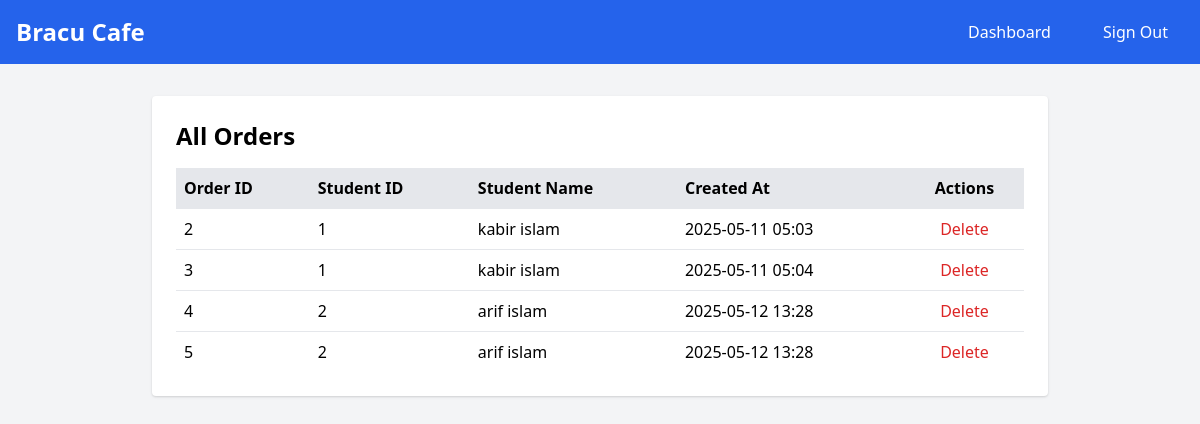
/view_orders (signed in), run on the app's committed database.
### app/models/models.py (models this page shows, shortened)
class Order(db.Model):
    id = db.Column(db.Integer, primary_key=True)
    student_id = db.Column(db.Integer, db.ForeignKey('student.id'), nullable=False)
    menu_item_id = db.Column(db.Integer, db.ForeignKey('menu_item.id'), nullable=False)
    quantity = db.Column(db.Integer, nullable=False)
    created_at = db.Column(db.DateTime, default=datetime.utcnow)
    student = db.relationship('Student', backref='orders')
    menu_item = db.relationship('MenuItem', backref='orders')
    from app import db

class Student(db.Model):
    id = db.Column(db.Integer, primary_key=True)
    first_name = db.Column(db.String(50), nullable=False)
    last_name = db.Column(db.String(50), nullable=False)
    department = db.Column(db.String(100), nullable=False)
    username = db.Column(db.String(80), unique=True, nullable=False)
    password_hash = db.Column(db.String(128), nullable=False)
    created_at = db.Column(db.DateTime, default=datetime.utcnow)

### app/controllers/routes.py (the view)
@routes_bp.route('/view_orders')
def view_orders():
    if 'user_id' not in session or session.get('role') != 'admin':
        flash('Please sign in as an admin to access this page.', 'error')
        return redirect(url_for('routes.signin'))
    admin = Admin.query.get(session['user_id'])
    if not admin:
        flash('User not found.', 'error')
        return redirect(url_for('routes.signin'))
    orders = Order.query.all()
    return render_template('view_orders.html', admin=admin, orders=orders)

### app/templates/view_orders.html (shortened to what this page needs)
{% extends 'base.html' %}
{% block content %}
<div class="max-w-4xl mx-auto bg-white p-6 rounded shadow">
    <h2 class="text-2xl font-bold mb-4">All Orders</h2>
    {% if orders %}
        <table class="w-full table-auto border-collapse">
            <thead>
                <tr class="bg-gray-200">
                    <th class="p-2 text-left">Order ID</th>
                    <th class="p-2 text-left">Student ID</th>
                    <th class="p-2 text-left">Student Name</th>
                    <th class="p-2 text-left">Created At</th>
                    <th class="p-2 text-center">Actions</th>
                </tr>
            </thead>
            <tbody>
                {% for order in orders %}
                    <tr class="border-t">
                        <td class="p-2">{{ order.id }}</td>
                        <td class="p-2">{{ order.student.id }}</td>
                        <td class="p-2">{{ order.student.first_name }} {{ order.student.last_name }}</td>
                        <td class="p-2">{{ order.created_at.strftime('%Y-%m-%d %H:%M') }}</td>
                        <td class="p-2 text-center">
                            <form method="POST" action="{{ url_for('routes.delete_order', order_id=order.id) }}">
                                <button type="submit" class="text-red-600 hover:underline">Delete</button>
                            </form>
                        </td>
                    </tr>
                {% endfor %}
            </tbody>
        </table>
    {% else %}
        <p>No orders found.</p>
    {% endif %}
</div>
{% endblock %}

### data on the page
Order: id "2", student.id "1", student.first_name "kabir", student.last_name "islam", created_at "2025-05-11 05:03"
Order: id "3", student.id "1", student.first_name "kabir", student.last_name "islam", created_at "2025-05-11 05:04"
Order: id "4", student.id "2", student.first_name "arif", student.last_name "islam", created_at "2025-05-12 13:28"
Order: id "5", student.id "2", student.first_name "arif", student.last_name "islam", created_at "2025-05-12 13:28"
